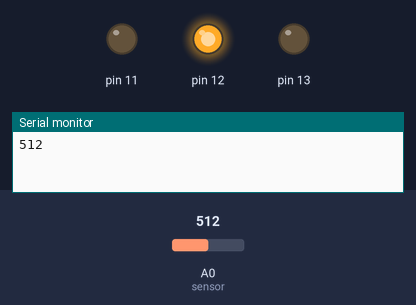
The sketch below on a simulated Arduino Uno, built with avr-gcc and run on an emulated ATmega328P. On the bench: output pins drawn as LEDs (lit = HIGH), the last lines printed to the serial monitor. Inputs (shaded band) come from the test bench; at power-on: A0 (sensor) = 512.

Above: at 6.2 s.
6.3 s: A0 (sensor) set to 490
At 9.3 s:
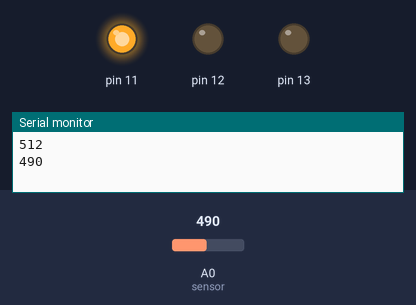
10.0 s: A0 (sensor) set to 910
At 11.6 s:
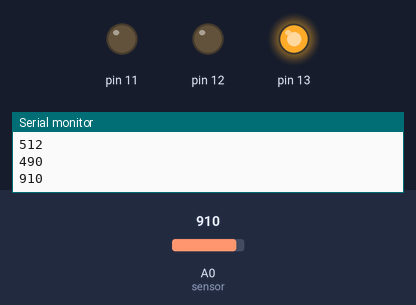
13.7 s: A0 (sensor) set to 890
At 15.1 s:
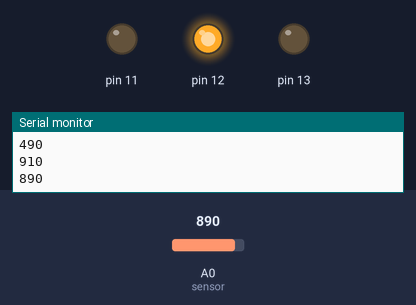
17.4 s: A0 (sensor) set to 1023
At 20.9 s:
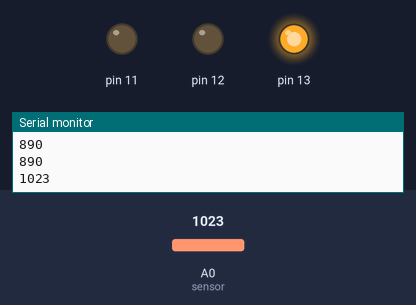
Timing chart, 0 to 22.4 s (numbered marks = the images above; inputs shaded):
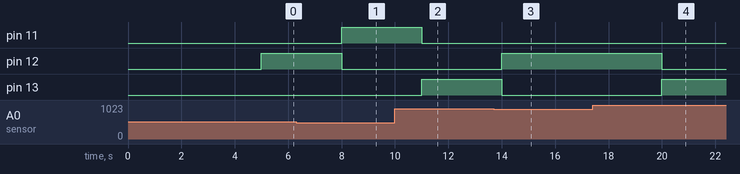

The sketch:

SensorHumidadeLED.ino
```cpp
// C++ code
//
int umidade = 0;
int sensor = A0;
int baixo = 13;
int medio = 12;
int alto = 11;
void setup(){
  digitalWrite(11,HIGH);
  delay(5000);
  digitalWrite(11,LOW);
  pinMode(sensor, INPUT);
  pinMode(13, OUTPUT);
  pinMode(12, OUTPUT);
  pinMode(11, OUTPUT);
  Serial.begin(9600);
}
//1000 seco
//
void loop()

{
  umidade = analogRead(A0);
  Serial.println(umidade);

  if (umidade > 900){
  	digitalWrite(13, HIGH);
  }
  else{
    digitalWrite(13, LOW);
  }

  if(umidade > 500 && umidade < 900){
    digitalWrite(12, HIGH);
  }
  else{
    digitalWrite(12,LOW);
  }

  if (umidade < 500){
    digitalWrite(11, HIGH);
  }
  else{
    digitalWrite(11,LOW);
  }

  delay(3000);
}
```

Measured:
- after the input at 6.3 s, pin 11: LOW → HIGH after 1.7 s; pin 12: HIGH → LOW after 1.7 s
- after the input at 10.0 s, pin 11: HIGH → LOW after 1.0 s; pin 13: LOW → HIGH after 1.0 s
- after the input at 13.7 s, pin 12: LOW → HIGH after 0.30 s; pin 13: HIGH → LOW after 0.30 s
- after the input at 17.4 s, pin 12: HIGH → LOW after 2.6 s; pin 13: LOW → HIGH after 2.6 s
